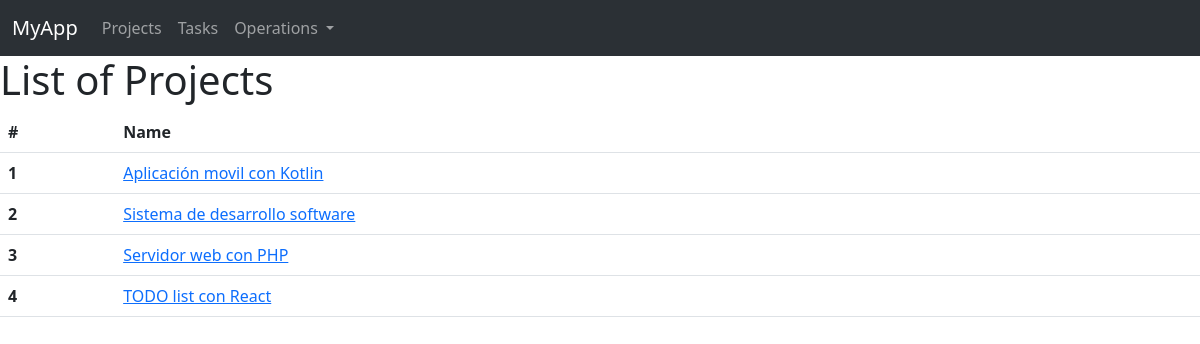
The page /projects/ on the database as committed earlier.
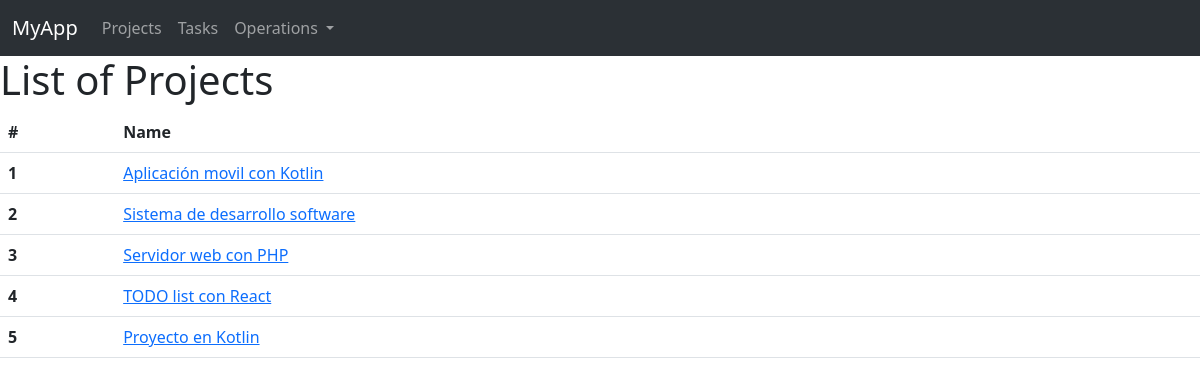
The same page on the database as committed later.
### myapp/models.py (models this page shows, shortened)
class Project(models.Model):
    name = models.CharField(max_length=200)

### myapp/views.py (the view)
# urls.py: path('projects/', views.projects, name='projects'),
def projects(request):
    projects = Project.objects.all()
    return render(request, 'projects.html', {
        'projects': projects
    })

### myapp/templates/projects.html
{% extends 'base.html' %} {% block body %}
<h1>List of Projects</h1>
<table class="table">
  <thead>
    <tr>
      <th scope="col">#</th>
      <th scope="col">Name</th>
    </tr>
  </thead>
  <tbody>
    {% for project in projects %}
    <tr>
      <th scope="row">{{project.id}}</th>
      <td>
        <a href="{% url 'show_project' id=project.id %}">{{project.name}}</a>
      </td>
    </tr>
    {% endfor %}
  </tbody>
</table>
{% endblock body %}

Rows that differ between the two databases and show on the page:
added Project: id "5", name "Proyecto en Kotlin"
